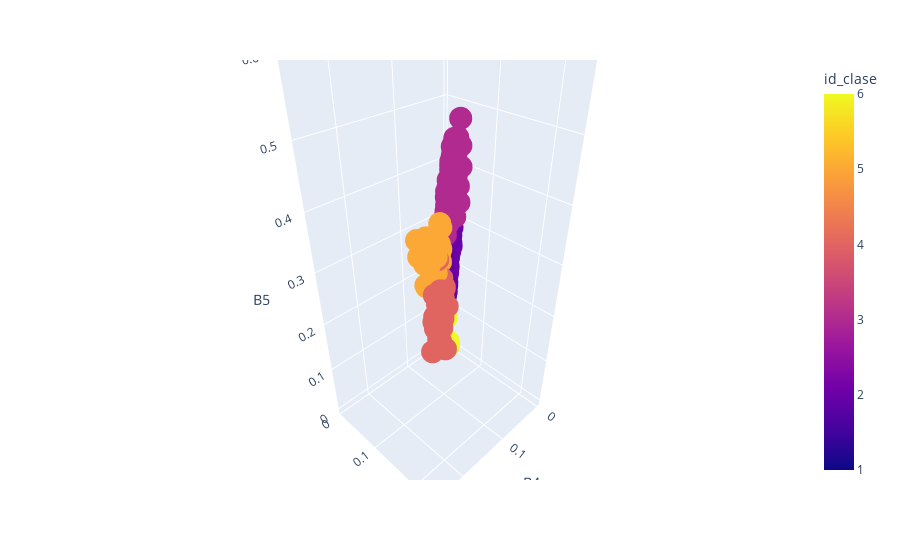

Here is the notebook cell this chart was saved with:
### Code cell
px.scatter_3d(sitios_gr, 
              x = 'B4',
              y = 'B3',
              z = 'B5',
              color = 'id_clase',
              hover_data = ["index", "id_clase"])

### Figure 1 — Plotly figure (JSON) as saved in the notebook; plotly's stock layout.template omitted (floating-point values rounded to 4 significant figures; data arrays with more than 128 entries replaced by an {"elided": "..."} marker saying what was removed)
{"data": [{"customdata": {"elided": "687x2 int values"}, "hovertemplate": "B4=%{x}<br>B3=%{y}<br>B5=%{z}<br>index=%{customdata[0]}<br>id_clase=%{marker.color}<extra></extra>", "legendgroup": "", "marker": {"color": {"elided": "687 int values"}, "coloraxis": "coloraxis", "symbol": "circle"}, "mode": "markers", "name": "", "scene": "scene", "showlegend": false, "type": "scatter3d", "x": {"elided": "687 float values"}, "y": {"elided": "687 float values"}, "z": {"elided": "687 float values"}}], "layout": {"coloraxis": {"colorbar": {"title": {"text": "id_clase"}}, "colorscale": [[0, "#0d0887"], [0.1111, "#46039f"], [0.2222, "#7201a8"], [0.3333, "#9c179e"], [0.4444, "#bd3786"], [0.5556, "#d8576b"], [0.6667, "#ed7953"], [0.7778, "#fb9f3a"], [0.8889, "#fdca26"], [1, "#f0f921"]]}, "legend": {"tracegroupgap": 0}, "margin": {"t": 60}, "scene": {"domain": {"x": [0, 1], "y": [0, 1]}, "xaxis": {"title": {"text": "B4"}}, "yaxis": {"title": {"text": "B3"}}, "zaxis": {"title": {"text": "B5"}}}}}
